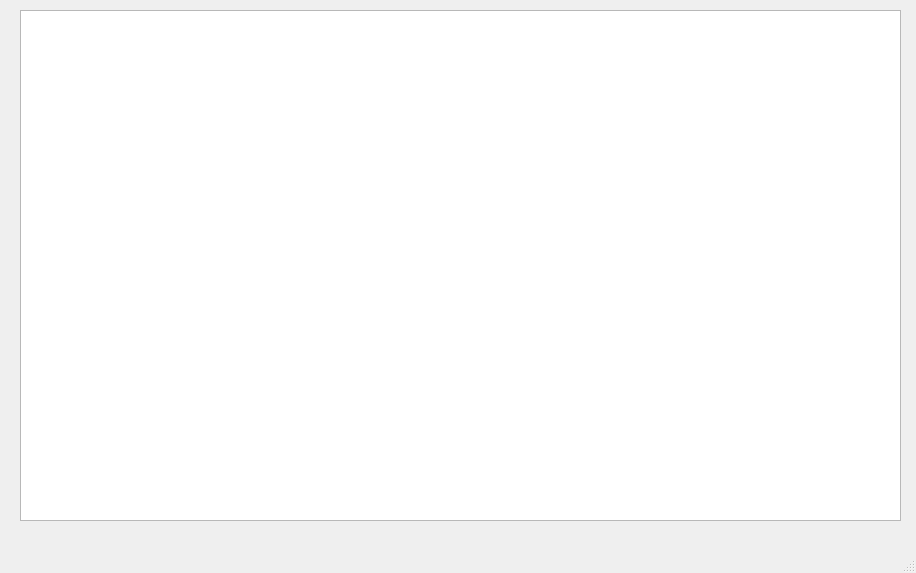
<?xml version="1.0" encoding="UTF-8"?>
<ui version="4.0">
 <class>MainWindow</class>
 <widget class="QMainWindow" name="MainWindow">
  <property name="geometry">
   <rect>
    <x>0</x>
    <y>0</y>
    <width>916</width>
    <height>573</height>
   </rect>
  </property>
  <property name="windowTitle">
   <string>Эспрессо</string>
  </property>
  <widget class="QWidget" name="centralwidget">
   <widget class="QTableWidget" name="tableWidget">
    <property name="geometry">
     <rect>
      <x>20</x>
      <y>10</y>
      <width>881</width>
      <height>511</height>
     </rect>
    </property>
    <property name="font">
     <font>
      <pointsize>11</pointsize>
     </font>
    </property>
    <property name="rowCount">
     <number>0</number>
    </property>
    <property name="columnCount">
     <number>0</number>
    </property>
   </widget>
  </widget>
  <widget class="QMenuBar" name="menubar">
   <property name="geometry">
    <rect>
     <x>0</x>
     <y>0</y>
     <width>916</width>
     <height>21</height>
    </rect>
   </property>
  </widget>
  <widget class="QStatusBar" name="statusbar"/>
 </widget>
 <resources/>
 <connections/>
</ui>
